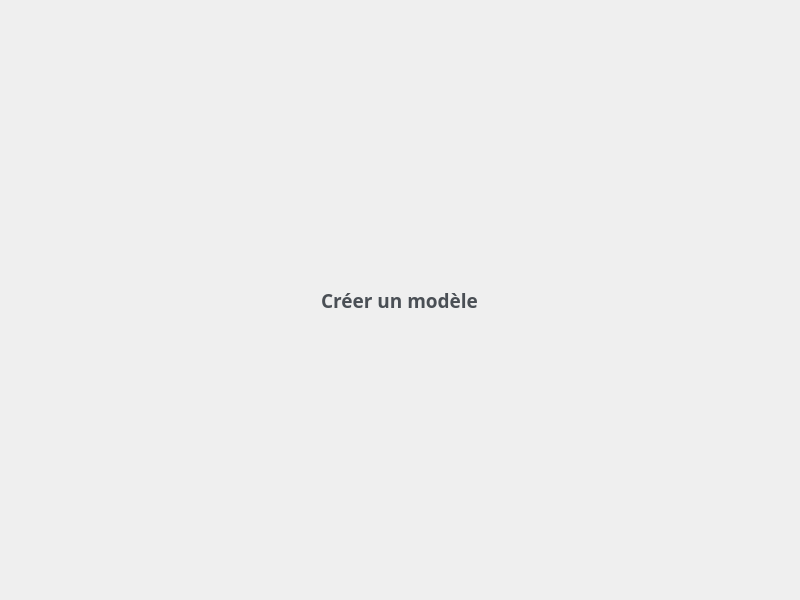
<?xml version="1.0" encoding="UTF-8"?>
<ui version="4.0">
 <class>V_CreateTemplateWidget</class>
 <widget class="QWidget" name="V_CreateTemplateWidget">
  <property name="geometry">
   <rect>
    <x>0</x>
    <y>0</y>
    <width>800</width>
    <height>600</height>
   </rect>
  </property>
  <property name="windowTitle">
   <string>Form</string>
  </property>
  <property name="styleSheet">
   <string notr="true">#widgetTitle {
	color: #4a4F55;
}</string>
  </property>
  <widget class="QWidget" name="verticalLayoutWidget">
   <property name="geometry">
    <rect>
     <x>-1</x>
     <y>0</y>
     <width>801</width>
     <height>601</height>
    </rect>
   </property>
   <layout class="QVBoxLayout" name="container">
    <property name="leftMargin">
     <number>20</number>
    </property>
    <property name="topMargin">
     <number>20</number>
    </property>
    <property name="rightMargin">
     <number>20</number>
    </property>
    <property name="bottomMargin">
     <number>20</number>
    </property>
    <item>
     <layout class="QVBoxLayout" name="verticalLayout">
      <item>
       <widget class="QLabel" name="widgetTitle">
        <property name="font">
         <font>
          <family>Arial Black</family>
          <pointsize>14</pointsize>
          <weight>75</weight>
          <bold>true</bold>
         </font>
        </property>
        <property name="text">
         <string>Créer un modèle</string>
        </property>
        <property name="alignment">
         <set>Qt::AlignCenter</set>
        </property>
       </widget>
      </item>
      <item>
       <layout class="QFormLayout" name="formLayout"/>
      </item>
     </layout>
    </item>
   </layout>
  </widget>
 </widget>
 <resources/>
 <connections/>
</ui>
